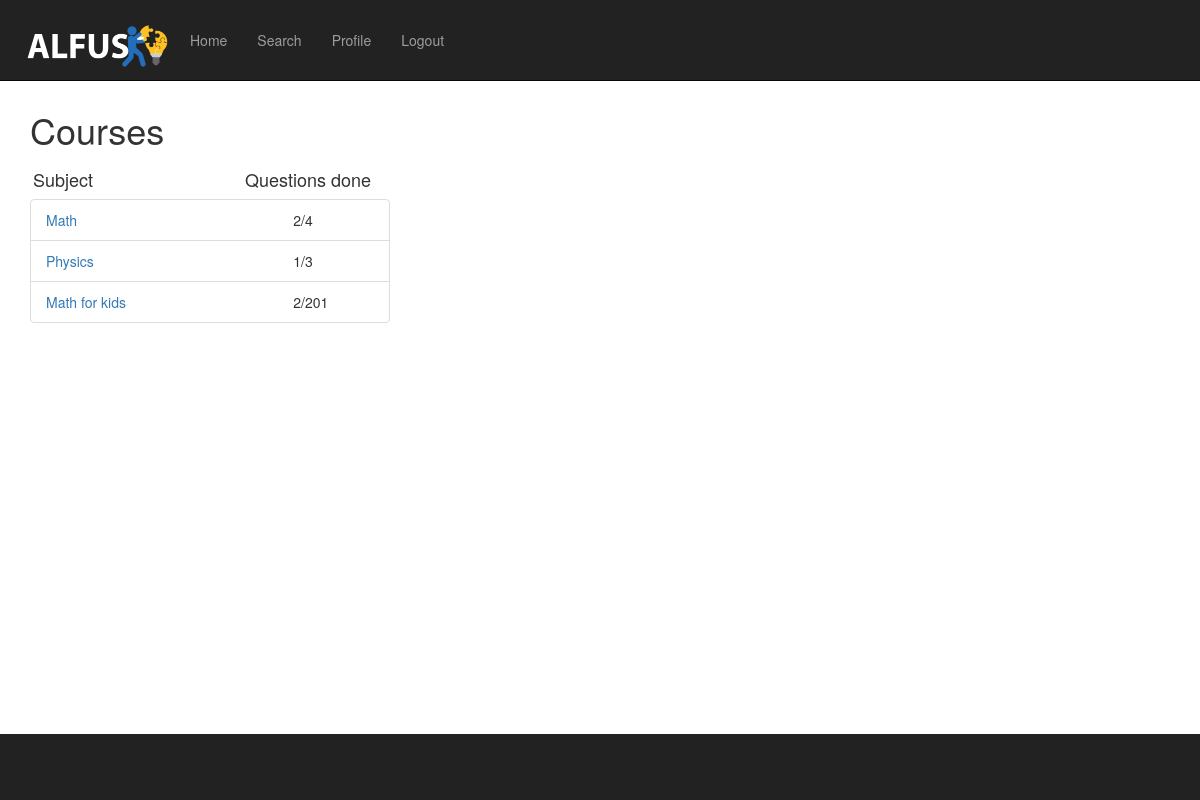
Page /questions/ (signed in) on the earlier database version.
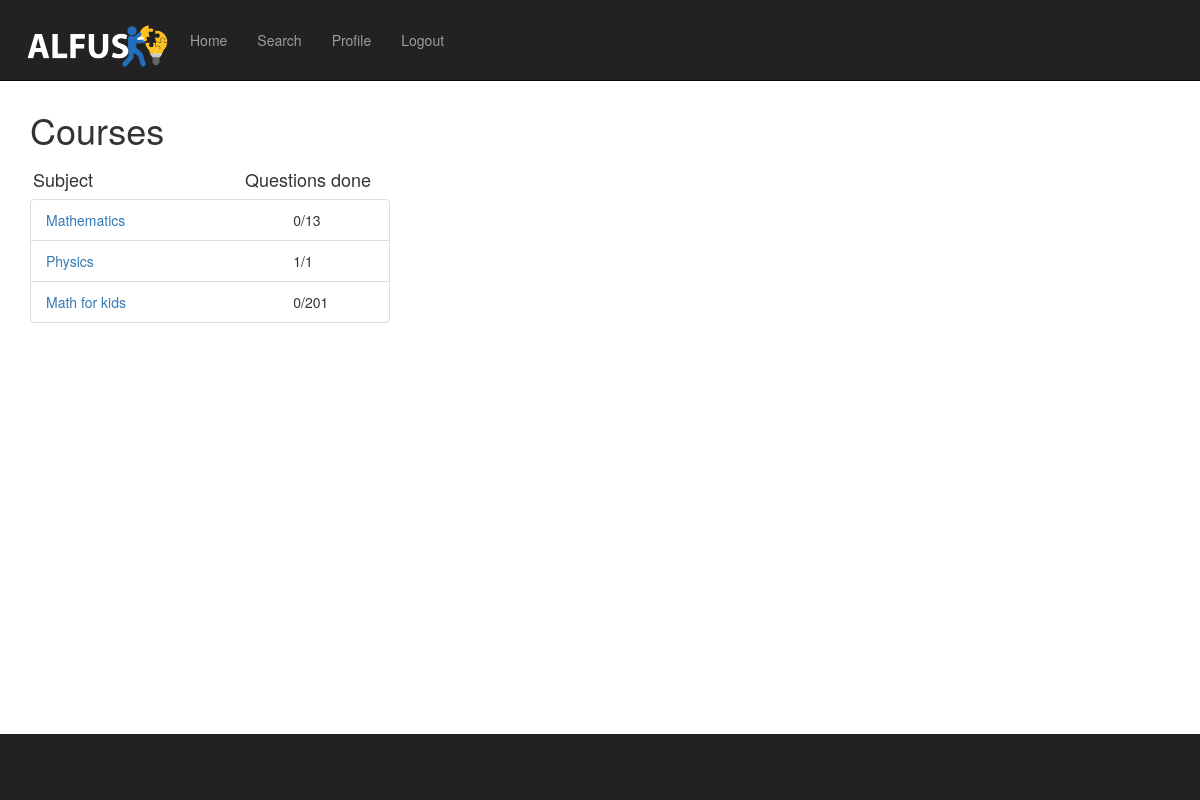
Same page on the later database version.
### questions/models.py (models this page shows)
class Subject(models.Model):
    name = models.CharField(max_length=200)
    def __str__(self):
        return self.name

### questions/views.py (the view)
@login_required(login_url="/login/")
def index(request):
    zipped = get_chapters(request)
    return render(request, 'questions/index.html', {'subject_list': zipped})

### questions/templates/questions/index.html (shortened to what this page needs)
{% extends "questions/base.html" %}
{% block content %}
    <h1 style="top: 20px;position: relative"> Courses</h1>
    <div class="container">
        <div style="top: 20px;position: relative">
            <h4 class="subjecttextstyle"> Subject </h4>
            <h4 class="questionprogresstextstyle"> Questions done </h4>
        </div>
    </div>
    <div style="padding-top: 20px;">
        {% if subject_list %}
            <ul class="list-group" style=" width: 360px;table-layout: fixed;">
                {% for subject, subject_answered, count in subject_list %}
                    <li class="list-group-item">
                    <div class="row">
                        <div class="col-xs-4" >
                            <a href="{% url 'questions:index_questions' subject.id %}">{{ subject }}</a>
                        </div>
                    <div class="col-xs-4" style="left: 110px">
                        &emsp; {{ subject_answered }}/{{ count }}
                    </div>
                     </div>
                {% endfor %}
            </ul>
        {% else %}
            <p>No courses are available.</p>
        {% endif %}
    </div>
{% endblock %}

Differences in the rows shown:
changed Subject: name "Math" → "Mathematics"; subject_answered "2" → "0"; count "4" → "13"
computed for Subject "Physics": count "3" → "1"
computed for Subject "Math for kids": subject_answered "2" → "0"
